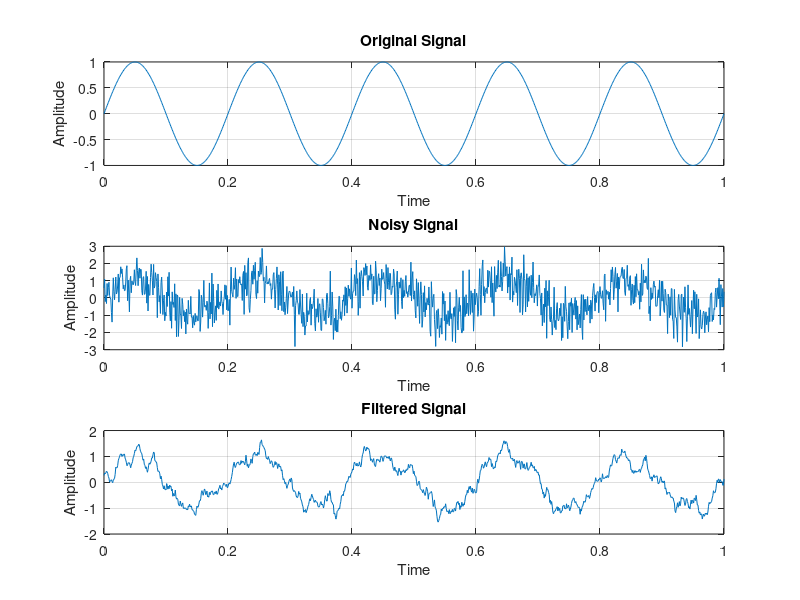

Here is the MATLAB script that generated this plot:
clc;
clear;
close all;


%% Time Vector

t = 0:0.001:1;


%% Sampling Frequency

Fs = 1000;


%% Original Signal

f = 5;

signal = sin(2*pi*f*t);



%% Add Noise

noise = 0.8*randn(size(t));

noisy_signal = signal + noise;



%% Low Pass Filter

filter_size = 10;


filtered_signal = movmean(noisy_signal,filter_size);



%% Plot Original Signal

figure;

subplot(3,1,1);

plot(t,signal);

title('Original Signal');

xlabel('Time');

ylabel('Amplitude');

grid on;



%% Plot Noisy Signal


subplot(3,1,2);

plot(t,noisy_signal);

title('Noisy Signal');

xlabel('Time');

ylabel('Amplitude');

grid on;



%% Plot Filtered Signal


subplot(3,1,3);

plot(t,filtered_signal);

title('Filtered Signal');

xlabel('Time');

ylabel('Amplitude');

grid on;
